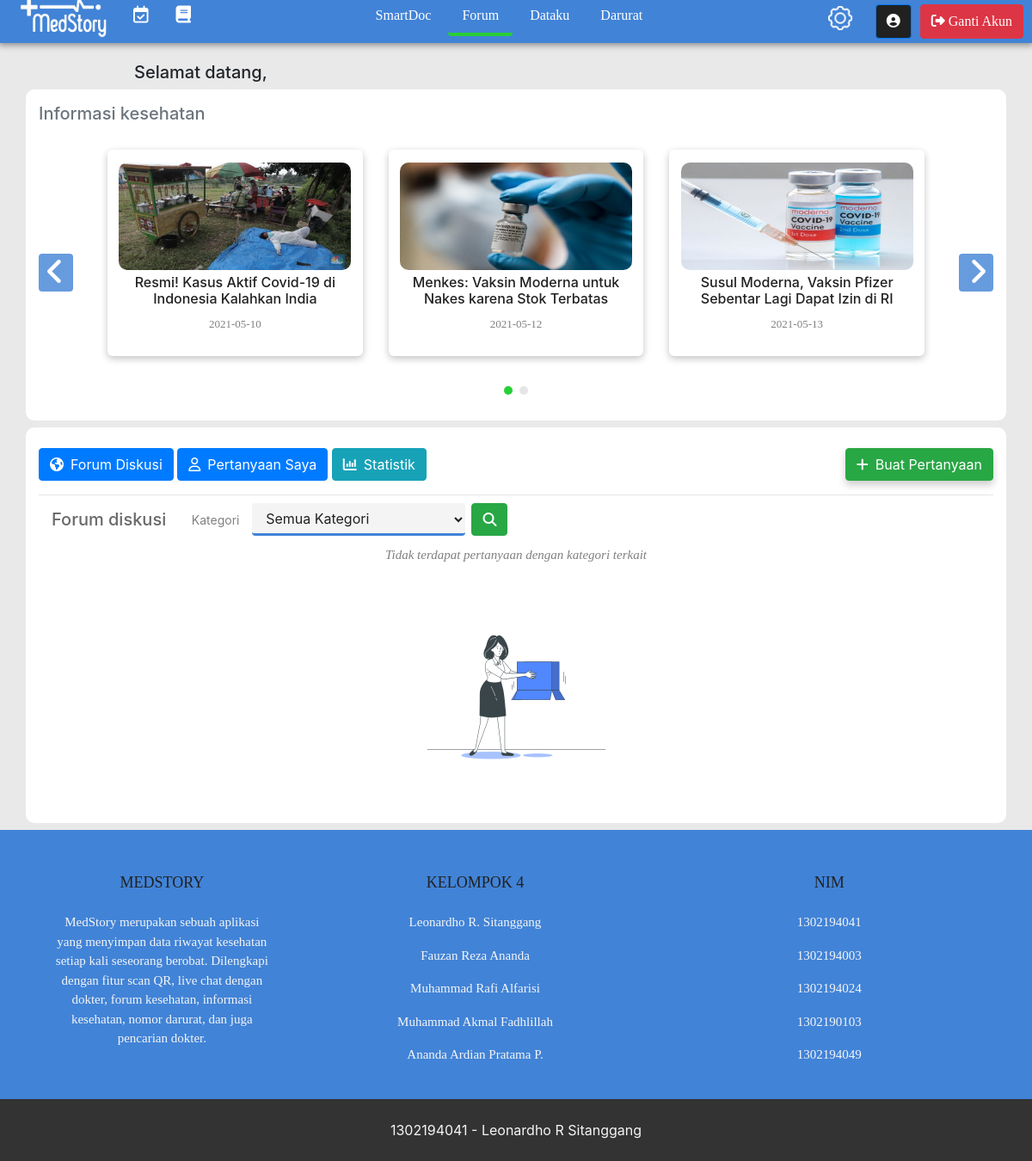
Screenshot of /index.php/history with the database file from the repository.
### tables this page shows
CREATE TABLE `newsfeed` (
  `idBerita` int(6) NOT NULL,
  `title` varchar(100) NOT NULL,
  `isi` longtext NOT NULL,
  `tanggal` date NOT NULL
);

### application/controllers/history.php (called while the page is built, shortened)
<?php
	class history extends CI_Controller {
		function __construct(){
			$this->load->model('historyModel');
			$this->load->model('accountModel');
		}
		public function index(){
			$data = [];
			$data['dataBerita']= $this->historyModel->get_data_berita();
			$data['dataDiskusi']= $this->historyModel->get_all_diskusi();
			$data['dataAsupan']= $this->historyModel->get_data_asupan();
			$data['dataKebutuhan']= $this->historyModel->get_data_kebutuhan();
			$data['dataJadwal']= $this->historyModel->get_data_jadwal();
			$data['dataPertanyaan']= $this->historyModel->get_all_pertanyaan();
			$data['dataBalasan']= $this->historyModel->get_all_balasan();
			$data['checkKebutuhan']= $this->historyModel->get_data_userKebutuhan();
			$data['dataUser']= $this->accountModel->get_data_user();
			$data['totalUserKebutuhan']= $this->historyModel->get_total_kebutuhan();
			$this->load->view('HistoryPage', $data);
		}
	}
?>

### index.php (called while the page is built, shortened)
<?php
require_once BASEPATH.'core/CodeIgniter.php';

### application/models/historyModel.php (called while the page is built, shortened)
<?php
	class historyModel extends CI_Model {
		public function get_data_berita(){
			$data = $this->db->get('newsfeed');
			return $data->result_array();
		}
		public function get_all_diskusi()
		{
			$this->db->select('*');
			$this->db->from('diskusi');
			$this->db->order_by('datetime','DESC');
			return $data = $this->db->get()->result_array();
		}
		public function get_all_pertanyaan()
		{
			$this->db->select('*');
			$this->db->from('diskusi');
			$condition = $this->session->userdata('userTrack');
			$this->db->where('namaPengguna',$condition);
			$this->db->order_by('datetime','DESC');
			return $data = $this->db->get()->result_array();
		}
		public function get_all_balasan()
		{
			$this->db->select('*');
			$this->db->from('balasan');
			$this->db->order_by('datetime','DESC');
			return $data = $this->db->get()->result_array();
		}
		public function get_data_userKebutuhan(){
			$this->db->select('*');
			$this->db->from('kebutuhankalori');
			$this->db->join('pengguna','kebutuhankalori.id_user = pengguna.id_user');
			$condition = array('date' => date("Y/m/d"), 'namaPengguna' =>  $this->session->userdata('userTrack'));
			$this->db->where($condition);
			return $data = $this->db->get()->result_array();
		}
		public function get_total_kebutuhan(){
			$this->db->select('kalori, waktu');
			$this->db->from('pengguna');
			$this->db->join('jadwalkalori','jadwalkalori.id_user = pengguna.id_user');
			$this->db->join('asupan','asupan.id_asupan = jadwalkalori.id_asupan');
			$condition = array('date' => date("Y/m/d"), 'namaPengguna' =>  $this->session->userdata('userTrack'));
			$this->db->where($condition);
			return $data = $this->db->get()->result_array();
		}
	}
?>

### application/views/HistoryPage.php (the view, shortened to what this page needs)
<!DOCTYPE html>
<html>
    <head>
        <link rel="stylesheet" href="https://stackpath.bootstrapcdn.com/bootstrap/4.5.2/css/bootstrap.min.css"
>
		<link rel="stylesheet" href="https://maxcdn.bootstrapcdn.com/font-awesome/4.7.0/css/font-awesome.min.css">
		<link href="http://localhost/MedStory/assets/css/chartist-js/dist/chartist.min.css" rel="stylesheet">
		<link href="http://localhost/MedStory/assets/css/chartist-js/dist/chartist-init.css" rel="stylesheet">
		<link href="http://localhost/MedStory/assets/css/chartist-plugin-tooltip-master/dist/chartist-plugin-tooltip.css" rel="stylesheet">
        <link rel="stylesheet" type="text/css" href="http://localhost/MedStory/assets/css/Main.css" />
    </head>
    <body>
		<div id='main'>
			<div id="Navigation">
				<ul>
					<img id="logo" src="http://localhost/MedStory/assets/logoWhite.png">
					<li style="float:left; margin-left:15px;" onclick="openNav()" title='Kebutuhan kalori harian'><a><i class='fa fa-calendar-check-o fa-lg'></i></a></li>
					<li style="float:left; margin-left:-5x;" title='Bantuan'><a type='button' class="bookbtn" data-toggle='modal' data-target='#bantuanCalModal'><i class='fa fa-book fa-lg'></i></a></li>
					<li><a href="smartDoc">SmartDoc</a></li>
					<li  id="active"><a href="">Forum</a></li>
					<li><a href="dataKu">Dataku</a></li>
					<li><a href="nomorDarurat">Darurat</a></li>
					<li style="float:right"><button type="submit" class='btn btn-danger' style='height:40px; margin:13px 10px 0px 10px;' data-toggle="modal" data-target="#signOutModal"><i class='fa fa-sign-out'></i> Ganti Akun</button></li>
					<li style="float:right"><button onclick="window.location.href='account'" class='btn btn-primary' style='height:40px; background:#212121; margin:13px 0px 0px 10px;'><i class='fa fa-user-circle'></i> <?= $data = $this->session->userdata('userTrack'); ?></button></li>
					<div id="ddParent">
					<button id="dropbutton"><img width="30" src="http://localhost/MedStory/assets/Setting.png"></button>
				</div>
			</ul>
		</div>
        <main>
        <br><br><br>
        <h5 style="margin-left: 13%;">Selamat datang, <?= $this->session->userdata('userTrack'); ?></h5>
        <div class="container bg-white mb-2 mt-2 pt-3" style="border-radius: 10px;">
          	<h5 class="text-secondary">Informasi kesehatan</h5>
		  	<div class='col-md'>
				<div id='myCarouselNews' class='carousel slide' data-ride='carousel' data-interval='0'>
				<ol class='carousel-indicators'>
				<?php
					$item = 0;
					$page = 0;
					foreach ($dataBerita as $data){
						if($item == 0 && $page == 0){
							echo"<li data-target='#myCarouselNews' data-slide-to='0' class='active'></li>";
							$item++;
							$page++;
						} else if ($item % 3 == 0){
							echo"<li data-target='#myCarouselNews' data-slide-to='".$page."'></li>";
							$item++;
							$page++;
						} else if ($item % 3 != 0){
							$item++;
						}
					}
				?>
				</ol>
					<div class='carousel-inner'>
					<?php
						$k = 1;
						$state = ' active';
						$z = 4;
						foreach ($dataBerita as $berita){
							if($k % $z == 0  || $k == 1){
								echo"<div class='item carousel-item".$state."' >
								<div class='row' style='margin:20px;'>";
							}
							echo"
								<div class='col-sm' type='button' data-toggle='collapse' data-target='#newsContent".$k."' aria-expanded='false' aria-controls='multiCollapseExampleNews' title='Tekan untuk melihat isi'>
									<div class='thumb-wrapper'>
										<div class='img-box'>
											<img src='http://localhost/MedStory/assets/newsImage/Main".$berita['idBerita'].".jpeg' alt='Card image cap'
												style='width:270px; height:125px; border-radius:10px;'>
										</div>
										<div class='thumb-content'>
											<h5 style='font-size:16px;'>".$berita['title']."</h5>
											<p class='item-price'>".$berita['tanggal']."</p>
										</div>
									</div>
								</div>";
								$k++;
								$state = ' ';
							if($k % $z == 0){
								echo"</div>
								</div>";
							}
						}
					?>
					</div>
					</div></div></div>
					<a class='carousel-control-prev' href='#myCarouselNews' data-slide='prev'>
						<i class='fa fa-angle-left'></i>
					</a>
					<a class='carousel-control-next' href='#myCarouselNews' data-slide='next'>
						<i class='fa fa-angle-right'></i>
					</a>
				</div>
		</div>
		<div class="container bg-white mb-2 mt-2" style="border-radius: 10px;"><br>
			<div id="accordion">
				<button class="btn btn-primary" data-toggle="collapse" data-target="#multiCollapseExample1" aria-expanded="false" aria-controls="multiCollapseExample2"><i class="fa fa-globe mr-2"></i>Forum Diskusi</button>
				<button class="btn btn-primary" data-toggle="collapse" data-target="#multiCollapseExample2" aria-expanded="false" aria-controls="multiCollapseExample2"><i class="fa fa-user-o mr-2"></i>Pertanyaan Saya</button>
				<button class="btn btn-info" data-toggle="collapse" data-target="#multiCollapseExample3" aria-expanded="false" aria-controls="multiCollapseExample2"><i class="fa fa-bar-chart mr-2"></i><span class="button-text">Statistik</span></button>
				<button class="btn btn-success" style="float:right; box-shadow: rgba(0, 0, 0, 0.20) 0px 5px 10px;" data-toggle="modal" data-target="#tambahDiskusiModal"
					aria-expanded="false" aria-controls="multiCollapseExample2"><i class="fa fa-plus mr-2"></i><span class="button-text">Buat Pertanyaan</span></button>
				<hr>
				<div class="row">
					<div class="col-md-12">
						<div class="collapse show" id="multiCollapseExample1" data-parent="#accordion">
							<div class="container-fluid">
								<form action='history/searchDiskusiByKat' method="POST">
								<div class='row'>
									<div class='col-md-2'>
										<h5 style="text-align: left; color:#696969; float:left;">Forum diskusi</h5>
									</div>
									<div class='col-md-1' style='margin-left:-2%;'>
										<span class='font-weight-100' style='font-size: 14px; color:grey;'>Kategori</span>
									</div>
									<div class='col-md-3' style='margin-top:-7px; margin-left:-2%;'>
										<select class="form-control" name="kategori">
											<option value='All'>Semua Kategori</option>
										</select>
									</div>
									<div class='col-md-1' style='margin-left:-2%; margin-top:-7px;'>
										<button class='btn btn-success' type='submit'><i class="fa-solid fa-magnifying-glass"></i></button>
									</div>
								</div>
								</form>
								<div id='myCarouselDiskusi' class='carousel slide' data-ride='carousel' data-interval='0'>
									<?php
										$k = 0;
										$z = 6;
										if($k >= $z){
											echo"
											<a class='carousel-control-prev' href='#myCarouselDiskusi' data-slide='prev'>
												<i class='fa fa-angle-left'></i>
											</a>
											<a class='carousel-control-next' href='#myCarouselDiskusi' data-slide='next'>
												<i class='fa fa-angle-right'></i>
											</a>";
										} else if($k == 0){
											echo "<div class='container'>
												<p style='font-style:italic; text-align:center; color:grey;'>Tidak terdapat pertanyaan dengan kategori terkait</p>
												<img src='http://localhost/MedStory/assets/icon/Empty.gif' alt='Sorry.png' style='display: block;
													margin-left: auto; margin-right: auto; width: 250px; height: 250px;'>
											</div>";
										}
									?></div>
								</div>
							</div>
						</div>
					</div>
				</div><br>
			</div>
		</div>
        <footer class="text-center text-lg-start bg-light text-muted">
        <section style="background-color: #4183D7; padding-top: 3px;">
        <div class="container text-center text-md-start mt-5">
        <div class="row mt-3">
			<div class="col-md-3 col-lg-4 col-xl-3 mx-auto mb-4">
				<h6 class="text-uppercase fw-bold mb-4" style="color: #212121; font-size: large;">MedStory</h6>
				<p style="color: whitesmoke;">
				MedStory merupakan sebuah aplikasi yang menyimpan data riwayat kesehatan setiap kali
				seseorang berobat. Dilengkapi dengan fitur scan QR, live chat dengan dokter, forum kesehatan,
				informasi kesehatan, nomor darurat, dan juga pencarian dokter.
				</p>
			</div>
			<div class="col-md-2 col-lg-2 col-xl-4 mx-auto mb-4">
				<h6 class="text-uppercase fw-bold mb-4" style="color: #212121; font-size: large;">Kelompok 4</h6>
				<p style="color: whitesmoke;">
				<a class="text-reset">Leonardho R. Sitanggang</a>
				</p>
				<p style="color: whitesmoke;">
				<a class="text-reset">Fauzan Reza Ananda</a>
				</p>
				<p style="color: whitesmoke;">
				<a class="text-reset">Muhammad Rafi Alfarisi</a>
				</p>
				<p style="color: whitesmoke;">
				<a class="text-reset">Muhammad Akmal Fadhlillah</a>
				</p>
				<p style="color: whitesmoke;">
					<a class="text-reset">Ananda Ardian Pratama P.</a>
				</p>
			</div>
			<div class="col-md-3 col-lg-2 col-xl-4 mx-auto mb-4">
				<h6 class="text-uppercase fw-bold mb-4" style="color: #212121; font-size: large;">NIM</h6>
				<p style="color: whitesmoke;">
					<a class="text-reset">1302194041</a>
				</p>
				<p style="color: whitesmoke;">
					<a class="text-reset">1302194003</a>
				</p>
				<p style="color: whitesmoke;">
					<a class="text-reset">1302194024</a>
				</p>
				<p style="color: whitesmoke;">
					<a class="text-reset">1302190103</a>
				</p>
				<p style="color: whitesmoke;">
					<a class="text-reset">1302194049</a>
				</p>
			</div>
        </section>
        <div class="text-center p-4" style="background-color: #333333; color: whitesmoke;">1302194041 - Leonardho R Sitanggang</div>
        </footer>
    </body>
</html>

### assets/css/Main.css (style rules this page uses)
body { background: rgb(233, 233, 233); }
h6 { color: #22A7F0; font-family: 'Lucida Sans'; }
#Navigation { text-align: center; font-family: 'Lucida Sans'; position: absolute; font-size: 16px; color: white; z-index: 4; }
ul { list-style-type: none; position: fixed; margin: 0; padding: 0px; height: auto; margin-top: -8.2px; width: 100%; overflow: hidden; background-color: #4183D7; box-shadow: 0px 0px 8px 2px #808080; text-align: center; }
li { height: 50px; display: inline-block; }
li a { display: block; color: white; text-align: center; padding: 14px 16px; text-decoration: none; }
#active { color: white; border-radius: 4px; border-bottom: 4.5px solid rgb(40, 207, 54); position: relative; bottom: 5%; }
#ddParent { float: right; overflow: hidden; }
#ddParent #dropbutton { font-size: 16px; border: none; outline: none; color: white; padding: 14px 16px; background-color: inherit; font-family: inherit; margin: 0; }
footer { background-color: #4183D7; color: white; text-align: center; }
#logo { width: 100px; height: 50px; float: left; margin-left: 2%; margin-top: 0.4%; }
p { font-family: 'Lucida Sans'; font-size: 15px; }
.active, .collapsible:hover { background: rgba(211, 211, 211, 0.15); border-radius: 10px; text-decoration: none; color: whitesmoke; }

### rows the page displays
newsfeed: shows a picture, title "Resmi! Kasus Aktif Covid-19 di Indonesia Kalahkan India", tanggal "2021-05-10"
newsfeed: shows a picture, title "Menkes: Vaksin Moderna untuk Nakes karena Stok Terbatas", tanggal "2021-05-12"
newsfeed: shows a picture, title "Susul Moderna, Vaksin Pfizer Sebentar Lagi Dapat Izin di RI", tanggal "2021-05-13"
